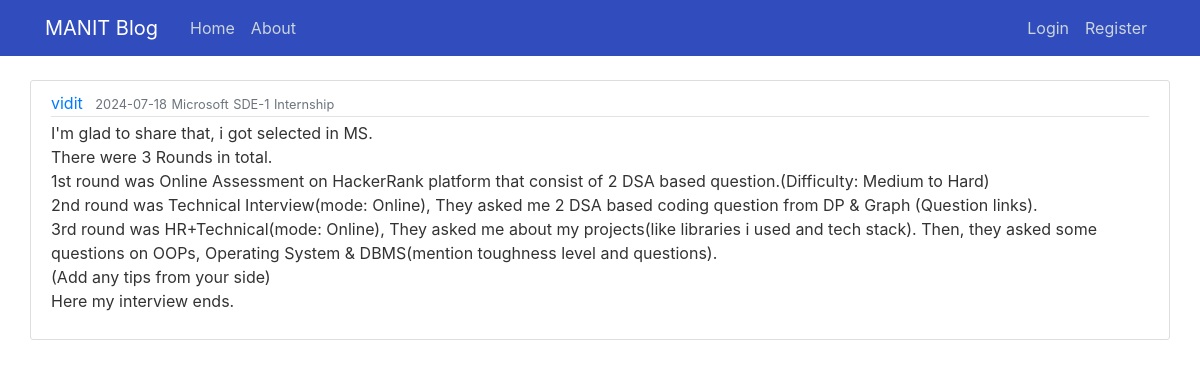
/post/1, run on the app's committed database.
### flaskblog/models.py (models this page shows, shortened)
class User(db.Model, UserMixin):
    id = db.Column(db.Integer, primary_key=True)
    username = db.Column(db.String(20), unique=True, nullable=False)
    email = db.Column(db.String(120), unique=True, nullable=False)
    image_file = db.Column(db.String(20), nullable=False, default='default.jpg')
    password = db.Column(db.String(40), nullable=False)
    posts = db.relationship('Post', backref='author', lazy=True)

class Post(db.Model):
    id = db.Column(db.Integer, primary_key=True)
    title = db.Column(db.String(100), nullable=False)
    branch = db.Column(db.String(100), nullable=False)
    type = db.Column(db.String(100), nullable=False)
    date_posted = db.Column(db.DateTime, nullable=False, default=datetime.utcnow)
    content = db.Column(db.Text, nullable=False)
    role = db.Column(db.String(100), nullable=False)
    user_id = db.Column(db.Integer, db.ForeignKey('user.id'), nullable=False)

### flaskblog/routes.py (the view)
@app.route("/post/<int:post_id>")
def post(post_id):
    post = Post.query.get_or_404(post_id)
    return render_template('post.html', title=post.title, post=post)

### flaskblog/routes.py (called while the page is built)
@app.context_processor
def base():
    form= SearchForm()
    return dict(form=form)

### flaskblog/templates/post.html (shortened to what this page needs)
{% extends "layout.html" %}
{% block content %}
        <article class="media content-section">
          <div class="media-body">
            <div class="article-metadata">
              <a class="mr-2" href="#">{{ post.author.username }}</a>
              <small class="text-muted">{{ post.date_posted.strftime('%Y-%m-%d') }}</small>
                <small class="text-muted">{{post.title}}</small>
                <small class="text-muted">{{post.role}}</small>
                <small class="text-muted">{{post.type}}</small>
            </div>
            <p class="article-content">{{ post.content }}</p>
          </div>
        </article>
{% endblock content %}

### flaskblog/static/main.css (style rules this page uses)
body { background: ; color: #333333; margin-top: 5rem; }
.content-section { background: #ffffff; padding: 10px 20px; border: 1px solid #dddddd; border-radius: 3px; margin-bottom: 20px; }
.article-content { white-space: pre-line; }
.article-metadata { padding-bottom: 1px; margin-bottom: 4px; border-bottom: 1px solid #e3e3e3 }

### data on the page
User: author.username "vidit"
Post: date_posted "2024-07-18", title "Microsoft", role "SDE-1", type "Internship", content "I'm glad to share that, i got selected in MS. There were 3 Rounds in total. 1st round was Online Assessment on HackerRank platform that consist of 2 DSA based question.(Difficulty: Medium to Hard) 2nd round was Technical Interview(mode: Online), They asked me 2 DSA based coding question from DP & Graph (Question links). 3rd round was HR+Technical(mode: Online), They asked me about my projects(like libraries i used and tech stack). Then, they asked some questions on OOPs, Operating System & DBMS(mention toughness level and questions). (Add any tips from your side) Here my interview ends."
